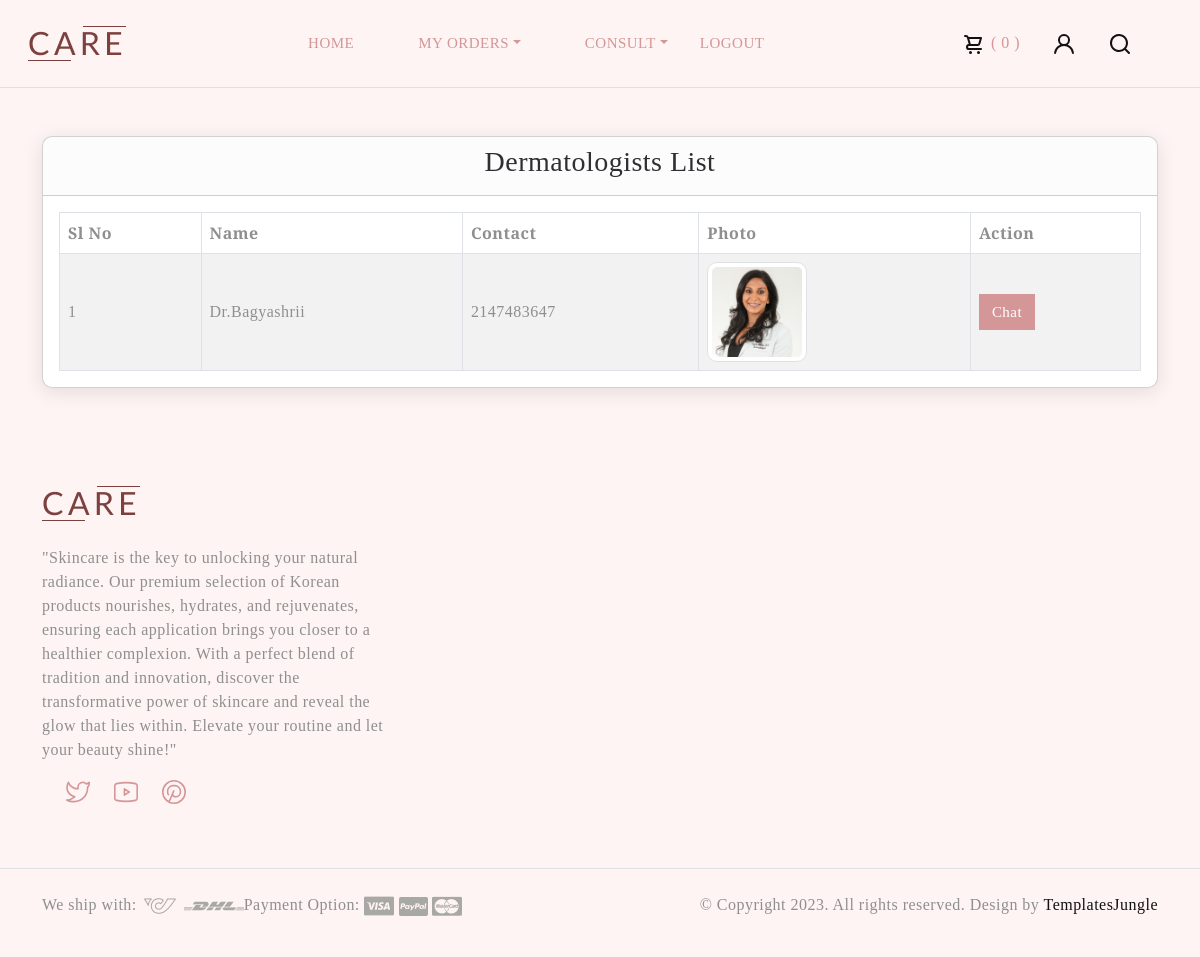
The page /Project/User/Dermatologist.php (signed in) on the database its author committed.
### tables this page shows
CREATE TABLE `tbl_derma` (
  `derma_id` int(11) NOT NULL,
  `derma_name` varchar(40) NOT NULL,
  `derma_vstatus` int(11) NOT NULL DEFAULT 0,
  `derma_email` varchar(29) NOT NULL,
  `derma_password` varchar(20) NOT NULL,
  `derma_address` varchar(50) NOT NULL,
  `derma_photo` varchar(100) NOT NULL,
  `derma_proof` varchar(100) NOT NULL,
  `derma_doj` varchar(20) NOT NULL,
  `derma_contact` int(11) NOT NULL,
  `place_id` int(11) NOT NULL
);

### Project/User/Dermatologist.php (the view, shortened to what this page needs)
<?php
include("Head.php");
?>
<!DOCTYPE html PUBLIC "-//W3C//DTD XHTML 1.0 Transitional//EN" "http://www.w3.org/TR/xhtml1/DTD/xhtml1-transitional.dtd">
<html xmlns="http://www.w3.org/1999/xhtml">
<head>
</head>
<body>
<form id="form1" name="form1" method="post" action="">
    <div class="container mt-5">
        <div class="card">
            <div class="card-header text-center">
                <h3>Dermatologists List</h3>
            </div>
            <div class="card-body">
                <table class="table table-bordered table-striped">
                    <thead class="thead-light">
                        <tr>
                            <th>Sl No</th>
                            <th>Name</th>
                            <th>Contact</th>
                            <th>Photo</th>
                            <th>Action</th>
                        </tr>
                    </thead>
                    <tbody>
                        <?php
                        $selQry = "SELECT * FROM tbl_derma b
                                    INNER JOIN tbl_place p ON b.place_id = p.place_id
                                    INNER JOIN tbl_district d ON d.district_id = p.district_id
                                    WHERE derma_vstatus = 1";
                        $result = $Con->query($selQry);
                        $i = 0;
                        while ($data = $result->fetch_assoc()) {
                            $i++;
                        ?>
                            <tr>
                                <td><?php echo $i; ?></td>
                                <td><?php echo htmlspecialchars($data['derma_name']); ?></td>
                                <td><?php echo htmlspecialchars($data['derma_contact']); ?></td>
                                <td>
                                    <img src="../Assets/Files/Derma/Photo/<?php echo htmlspecialchars($data['derma_photo']); ?>" width="100" height="100" alt="Dermatologist Photo" class="img-thumbnail">
                                </td>
                                <td>
                                    <a href="Chat.php?id=<?php echo $data['derma_id']; ?>" class="btn btn-primary">Chat</a>
                                </td>
                            </tr>
                        <?php
                        }
                        ?>
                    </tbody>
                </table>
            </div>
        </div>
    </div>
</form>
</body>
</html>
<?php
include("Foot.php");
?>

### Project/Assets/Templates/Main/style.css (style rules this page uses)
body { --heading-font: 'Prata', serif; --heading-font-weight: 400; --heading-color: #2F2E33; --heading-line-height: 1.24; --swiper-theme-color: #8C907E; --bs-body-font-family: 'Prata', serif; --bs-body-font-size: 16px; --bs-body-font-weight: 400; --bs-body-line-height: 1.5; --bs-body-color: #8f8f8f; --bs-body-color-rgb: 143, 143, 143; --bs-primary: #8C907E; --bs-secondary: #6c757d; --bs-light-secondary: #F6E7E5; --bs-dark-secondarry: #D49696; --bs-black: #2F2E33; --bs-light: #F1F1F0; --bs-dark: #212529; --bs-gray: #9aa1a7; --bs-gray-dark: #51565b; --bs-primary-rgb: 140, 144, 126; --bs-secondary-rgb: 108, 117, 125; --bs-black-rgb: 17, 17, 17; --bs-light-rgb: 241, 241, 240; --bs-dark-rgb: 33, 37, 41; --bs-link-color: #111; --bs-link-color-rgb: 17, 17, 17; --bs-link-decoration: underline; --bs-link-hover-color: #111; --bs-link-hover-color-rgb: 17, 17, 17; --bs-nav-link-font-size: 15px; }
body { letter-spacing: 0.03rem; background: #fff4f4; }
h1, .h1, h2, .h2, h3, .h3, h4, .h4, h5, .h5, h6, .h6 { font-family: var(--heading-font); font-weight: var(--heading-font-weight); color: var(--heading-color); line-height: var(--heading-line-height); }
a { text-decoration: none; }
.btn { --bs-btn-border-radius: 0; --bs-btn-font-size: 15px; }
.btn-primary { --bs-btn-color: #fff; --bs-btn-bg: var(--bs-dark-secondarry); --bs-btn-border-color: var(--bs-dark-secondarry); --bs-btn-hover-color: #fff; --bs-btn-hover-bg: var(--bs-dark-secondarry); --bs-btn-hover-border-color: var(--bs-dark-secondarry); --bs-btn-focus-shadow-rgb: 49, 132, 253; --bs-btn-active-color: #fff; --bs-btn-active-bg: var(--bs-dark-secondarry); --bs-btn-active-border-color: var(--bs-dark-secondarry); --bs-btn-active-shadow: inset 0 3px 5px rgba(0, 0, 0, 0.125); --bs-btn-disabled-color: #fff; --bs-btn-disabled-bg: var(--bs-dark-secondarry); --bs-btn-disabled-border-color: var(--bs-dark-secondarry); }

### Project/User/Dermatologist.php (style rules this page uses)
.card { border-radius: 10px; box-shadow: 0 4px 20px rgba(0, 0, 0, 0.1); }
.table { margin-bottom: 0; }
.table th, .table td { vertical-align: middle; }
.img-thumbnail { border-radius: 10px; }

### rows shown on the page
tbl_derma: derma_name "Dr.Bagyashrii", derma_contact "2147483647", derma_photo (picture)

### other values the page prints
$data['count'] "0"
